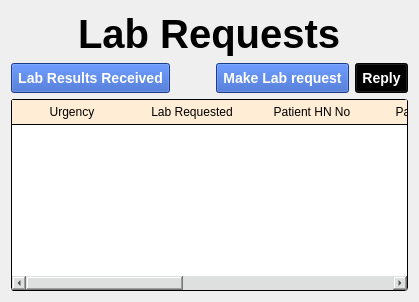
                 <widget class="QWidget" name="lab_page">
                  <layout class="QVBoxLayout" name="verticalLayout_63">
                   <item>
                    <layout class="QHBoxLayout" name="horizontalLayout_107">
                     <item>
                      <spacer name="horizontalSpacer_120">
                       <property name="orientation">
                        <enum>Qt::Horizontal</enum>
                       </property>
                       <property name="sizeHint" stdset="0">
                        <size>
                         <width>40</width>
                         <height>20</height>
                        </size>
                       </property>
                      </spacer>
                     </item>
                     <item>
                      <widget class="QLabel" name="label_74">
                       <property name="styleSheet">
                        <string notr="true">font:30pt;
font-weight: bold; </string>
                       </property>
                       <property name="text">
                        <string>Lab Requests</string>
                       </property>
                      </widget>
                     </item>
                     <item>
                      <spacer name="horizontalSpacer_121">
                       <property name="orientation">
                        <enum>Qt::Horizontal</enum>
                       </property>
                       <property name="sizeHint" stdset="0">
                        <size>
                         <width>40</width>
                         <height>20</height>
                        </size>
                       </property>
                      </spacer>
                     </item>
                    </layout>
                   </item>
                   <item>
                    <layout class="QHBoxLayout" name="horizontalLayout_105">
                     <item>
                      <widget class="QPushButton" name="view_received_replies">
                       <property name="styleSheet">
                        <string notr="true">QPushButton#view_received_replies {
	background-color: rgb(39, 86, 193);
	color: white;
	padding: 6px;
    font: bold 14px;
}
QPushButton#view_received_replies:hover {
    background-color: black;
	color: white;
    border-style: inset;
}</string>
                       </property>
                       <property name="text">
                        <string>Lab Results Received</string>
                       </property>
                      </widget>
                     </item>
                     <item>
                      <spacer name="horizontalSpacer_119">
                       <property name="orientation">
                        <enum>Qt::Horizontal</enum>
                       </property>
                       <property name="sizeHint" stdset="0">
                        <size>
                         <width>40</width>
                         <height>20</height>
                        </size>
                       </property>
                      </spacer>
                     </item>
                     <item>
                      <widget class="QPushButton" name="make_lab_request_button">
                       <property name="styleSheet">
                        <string notr="true">QPushButton#make_lab_request_button {
	background-color: rgb(39, 86, 193);
	color: white;
	padding: 6px;
    font: bold 14px;
}
QPushButton#make_lab_request_button:hover {
    background-color: black;
	color: white;
    border-style: inset;
}</string>
                       </property>
                       <property name="text">
                        <string>Make Lab request</string>
                       </property>
                      </widget>
                     </item>
                     <item>
                      <widget class="QPushButton" name="make_lab_reply_button">
                       <property name="styleSheet">
                        <string notr="true">QPushButton#make_lab_reply_button {
	background-color: black;
	color: white;
	padding: 6px;
    font: bold 14px;
}
QPushButton#make_lab_reply_button:hover {
    background-color: white;
	color: black;
    border-style: inset;
}</string>
                       </property>
                       <property name="text">
                        <string>Reply</string>
                       </property>
                      </widget>
                     </item>
                    </layout>
                   </item>
                   <item>
                    <widget class="QTableWidget" name="lab_requests_table">
                     <property name="styleSheet">
                      <string notr="true">QScrollBar{
	background-color: rgb(222, 224, 224);
}
QTableWidget{
	background-color: rgb(255, 255, 255);
	border-radius: 3px;
	border: 1px solid black;
}

QHeaderView::section{
	background-color: rgb(255, 237, 213);
	border: none;
	border-bottom: 1px solid black;
	padding: 3px 5px;
}

QHeaderView::item{
	border-bottom: 1px solid black;
	background-color: rgb(255, 255, 246);
	text-align: left;
	padding-left: 3px;
}


</string>
                     </property>
                     <attribute name="horizontalHeaderDefaultSectionSize">
                      <number>120</number>
                     </attribute>
                     <attribute name="horizontalHeaderStretchLastSection">
                      <bool>true</bool>
                     </attribute>
                     <attribute name="verticalHeaderVisible">
                      <bool>false</bool>
                     </attribute>
                     <column>
                      <property name="text">
                       <string>Urgency</string>
                      </property>
                     </column>
                     <column>
                      <property name="text">
                       <string>Lab Requested</string>
                      </property>
                     </column>
                     <column>
                      <property name="text">
                       <string>Patient HN No</string>
                      </property>
                     </column>
                     <column>
                      <property name="text">
                       <string>Patient Name</string>
                      </property>
                     </column>
                     <column>
                      <property name="text">
                       <string>Attending Physician</string>
                      </property>
                     </column>
                     <column>
                      <property name="text">
                       <string>Date Requested</string>
                      </property>
                     </column>
                     <column>
                      <property name="text">
                       <string>Time Requested</string>
                      </property>
                     </column>
                    </widget>
                   </item>
                  </layout>
                 </widget>
